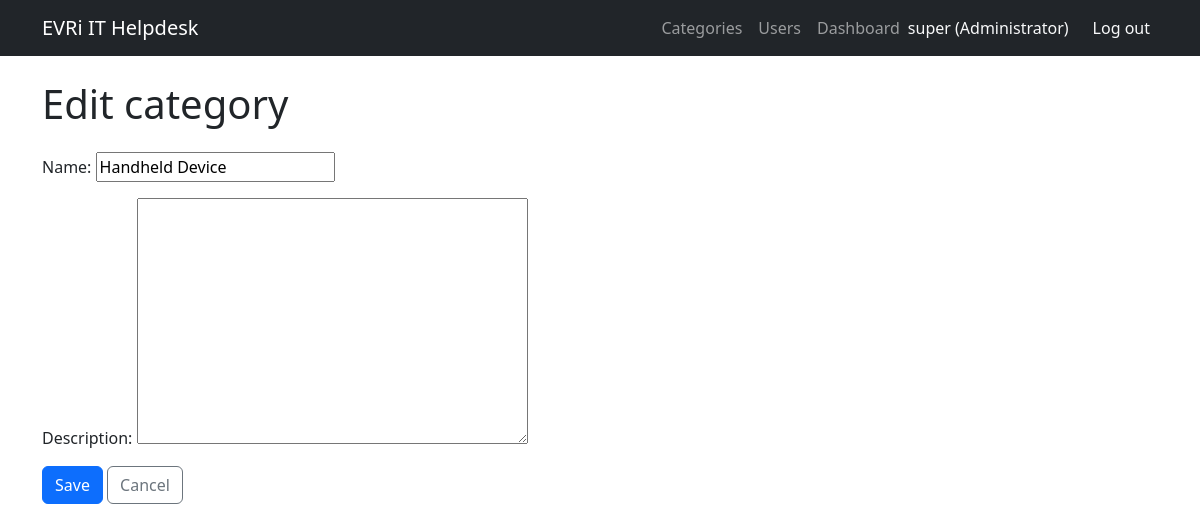
Screenshot of /tickets/categories/1/edit/ (signed in) with the database file from the repository.
### accounts/models.py (models this page shows, shortened)
class User(AbstractUser):
    class Role(models.TextChoices):
        USER = "USER", "End User"
        AGENT = "AGENT", "Support Agent"
        ADMIN = "ADMIN", "Administrator"
    role = models.CharField(
        max_length=10,
        choices=Role.choices,
        default=Role.USER,
    )
    department = models.CharField(max_length=100, blank=True)
    @property
    def is_administrator(self):
        return self.role == self.Role.ADMIN

### tickets/models.py (models this page shows, shortened)
class Category(models.Model): #Ticket Categories
    name = models.CharField(max_length=100, unique=True)
    description = models.TextField(blank=True)
    class Meta:
        verbose_name_plural = "categories"  # Avoids the use of "Categorys" in the admin panel.
        ordering = ["name"]

### tickets/category_views.py (the view, shortened to what this page needs)
# urls.py: path("categories/<int:pk>/edit/", category_views.CategoryUpdateView.as_view(), name="category_update"),
class CategoryUpdateView(AdminRequiredMixin, UpdateView):
    model = Category
    fields = ("name", "description")
    template_name = "tickets/category_form.html"
    success_url = reverse_lazy("tickets:category_list")

### accounts/mixins.py (called while the page is built)
    def dispatch(self, request, *args, **kwargs):
        if not request.user.is_authenticated:
            return super().dispatch(request, *args, **kwargs)
        if self.allowed_roles and request.user.role not in self.allowed_roles:
            raise PermissionDenied("You do not have permission to view this page.")
        return super().dispatch(request, *args, **kwargs)

### templates/tickets/category_form.html (shortened to what this page needs)
{% extends "base.html" %}
{% block content %}
  <h1 class="mb-4">{% if object %}Edit category{% else %}New category{% endif %}</h1>
  <form method="post" novalidate>
    {{ form.as_p }}
    <button type="submit" class="btn btn-primary">Save</button>
    <a href="{% url 'tickets:category_list' %}" class="btn btn-outline-secondary">Cancel</a>
  </form>
{% endblock %}

### templates/base.html (shortened to what this page needs)
<!DOCTYPE html>
<html lang="en">
<head>
  <link href="https://cdn.jsdelivr.net/npm/bootstrap@5.3.3/dist/css/bootstrap.min.css" rel="stylesheet">
</head>
<body>
  <nav class="navbar navbar-expand-lg navbar-dark bg-dark">
    <div class="container">
      <a class="navbar-brand" href="/">EVRi IT Helpdesk</a>
      <div class="navbar-nav ms-auto">
        {% if user.is_authenticated %}
          {% if user.is_administrator %}
            <a class="nav-link" href="{% url 'tickets:category_list' %}">Categories</a>
            <a class="nav-link" href="{% url 'accounts:user_list' %}">Users</a>
          {% endif %}
          <a class="nav-link" href="{% url 'dashboard:home' %}">Dashboard</a>
          <span class="navbar-text text-light me-3">{{ user.username }} ({{ user.get_role_display }})</span>
          <form method="post" action="{% url 'logout' %}" class="d-inline">
            <button type="submit" class="nav-link btn btn-link text-light">Log out</button>
          </form>
        {% else %}
          <a class="nav-link" href="{% url 'login' %}">Log in</a>
          <a class="nav-link" href="{% url 'accounts:register' %}">Register</a>
        {% endif %}
      </div>
    </div>
  </nav>
  <main class="container py-4">
    {% block content %}{% endblock %}
  </main>
</body>
</html>

### rows the page displays
User: username "super", role "Administrator"
Category: name "Handheld Device"
